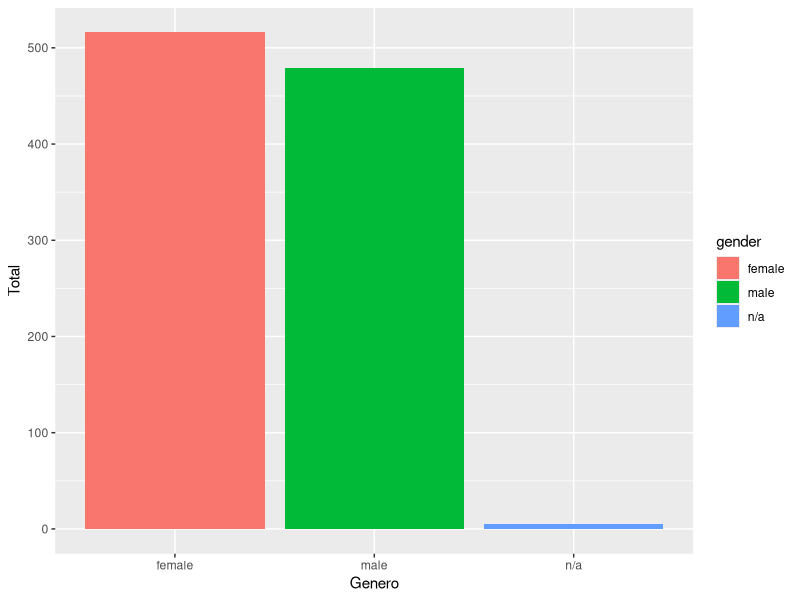
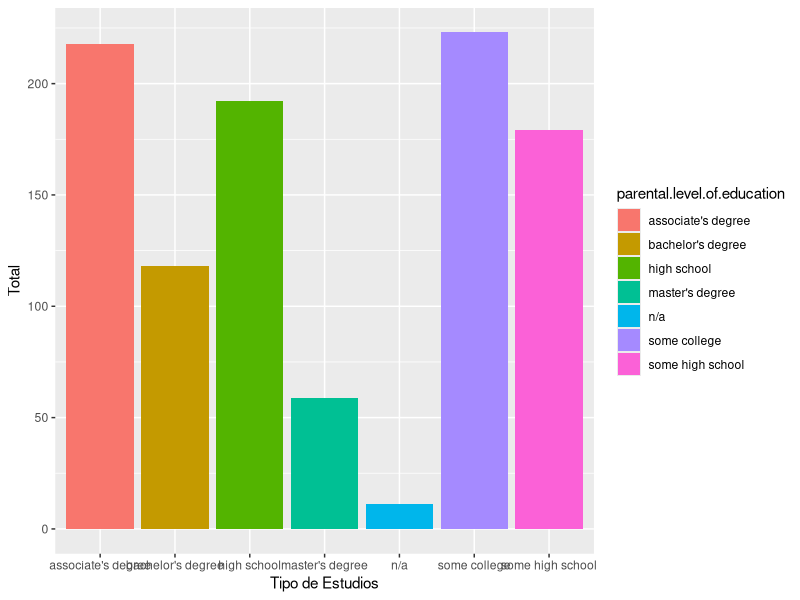
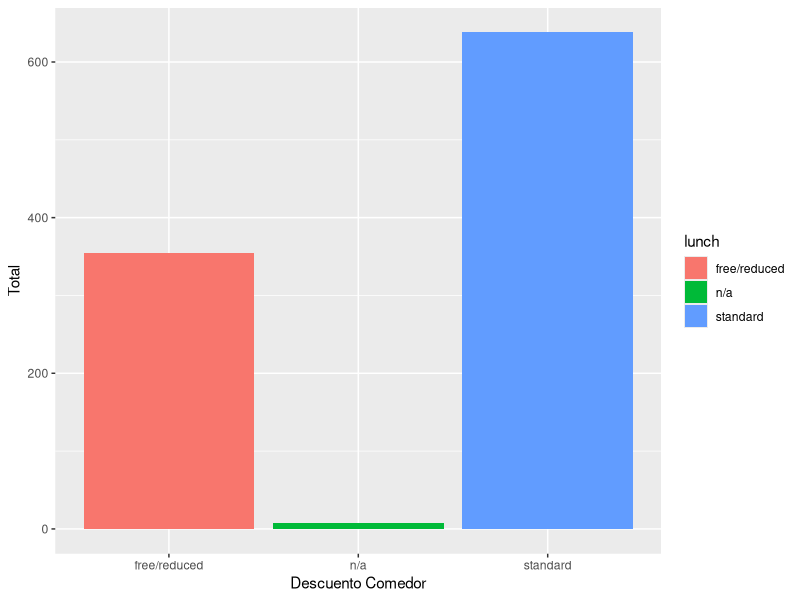
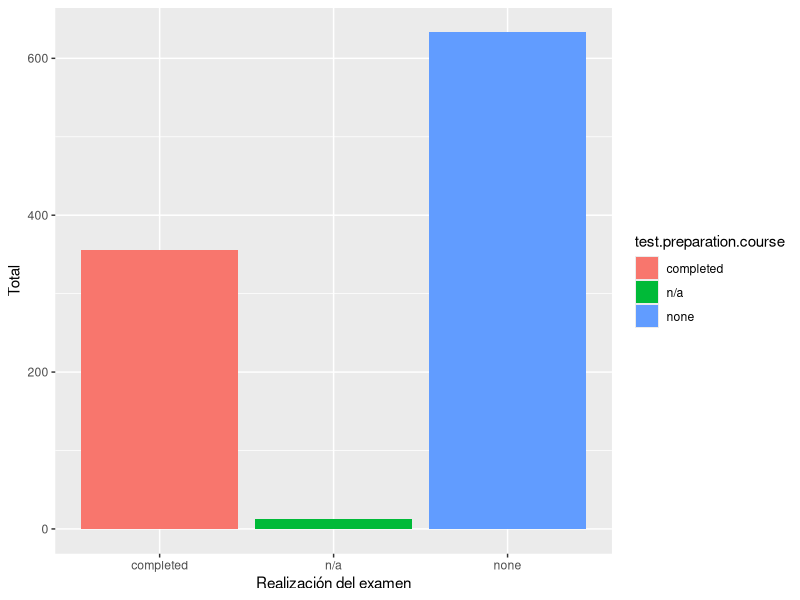
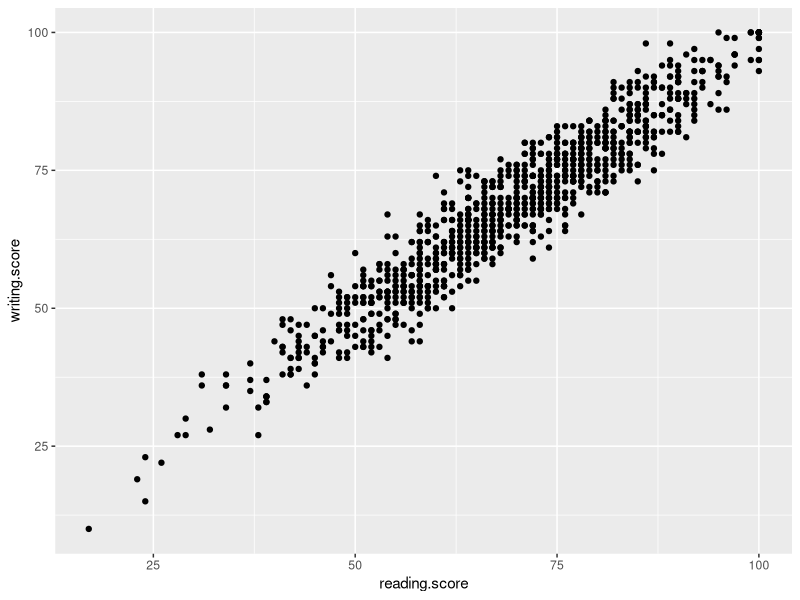

Write the R code that produced these figures, in order.
## ---- chunk 1
library(ggplot2)
library(dplyr)

ds<-read.csv("../StudentsPerformance.csv" , head = TRUE, sep=",")
ds
## ---- chunk 2
gender_plot <- ggplot(data = ds, 
                      aes(x = gender, fill = gender)) + 
               geom_bar(stat = "count") +
               xlab("Genero") + 
               ylab("Total")
gender_plot
## ---- chunk 3
parents_degree <- ggplot(data = ds,
                         aes(x = parental.level.of.education, fill =
                               parental.level.of.education)) + 
                  geom_bar(stat = "count") + 
                  xlab("Tipo de Estudios") + 
                  ylab("Total")

parents_degree
## ---- chunk 4
lunch_plot <- ggplot(data = ds,
                aes(x = lunch, fill = lunch)) +
          geom_bar(stat = "count") + 
          xlab("Descuento Comedor") + 
          ylab("Total")
lunch_plot
## ---- chunk 5
prepration_plot <- ggplot(data = ds,
                     aes(x = test.preparation.course, fill = test.preparation.course)) +
              geom_bar(stat = "count") + 
              xlab("Realización del examen") + 
              ylab("Total")

prepration_plot
## ---- chunk 6
scores_plot <- ggplot(ds, aes( reading.score, writing.score)) +
  geom_point()
scores_plot
